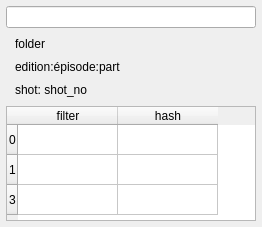
<?xml version="1.0" encoding="UTF-8"?>
<ui version="4.0">
 <class>MainWindow</class>
 <widget class="QMainWindow" name="MainWindow">
  <property name="geometry">
   <rect>
    <x>0</x>
    <y>0</y>
    <width>262</width>
    <height>227</height>
   </rect>
  </property>
  <property name="windowTitle">
   <string>MainWindow</string>
  </property>
  <widget class="QWidget" name="centralwidget">
   <layout class="QVBoxLayout" name="verticalLayout">
    <property name="spacing">
     <number>9</number>
    </property>
    <property name="leftMargin">
     <number>6</number>
    </property>
    <property name="topMargin">
     <number>6</number>
    </property>
    <property name="rightMargin">
     <number>6</number>
    </property>
    <property name="bottomMargin">
     <number>6</number>
    </property>
    <item>
     <widget class="QLineEdit" name="lineEdit_filename">
      <property name="sizePolicy">
       <sizepolicy hsizetype="Maximum" vsizetype="Fixed">
        <horstretch>0</horstretch>
        <verstretch>0</verstretch>
       </sizepolicy>
      </property>
      <property name="minimumSize">
       <size>
        <width>250</width>
        <height>0</height>
       </size>
      </property>
      <property name="dragEnabled">
       <bool>true</bool>
      </property>
      <property name="readOnly">
       <bool>true</bool>
      </property>
     </widget>
    </item>
    <item>
     <layout class="QVBoxLayout" name="verticalLayout_2">
      <property name="leftMargin">
       <number>9</number>
      </property>
      <property name="topMargin">
       <number>0</number>
      </property>
      <item>
       <widget class="QLabel" name="label_folder">
        <property name="frameShape">
         <enum>QFrame::NoFrame</enum>
        </property>
        <property name="text">
         <string>folder</string>
        </property>
       </widget>
      </item>
      <item>
       <widget class="QLabel" name="label_ed_ep_part">
        <property name="frameShape">
         <enum>QFrame::NoFrame</enum>
        </property>
        <property name="text">
         <string>edition:épisode:part</string>
        </property>
       </widget>
      </item>
      <item>
       <widget class="QLabel" name="label_shot_no">
        <property name="text">
         <string>shot: shot_no</string>
        </property>
       </widget>
      </item>
     </layout>
    </item>
    <item>
     <widget class="QTableWidget" name="tableWidget_filters">
      <property name="horizontalScrollBarPolicy">
       <enum>Qt::ScrollBarAlwaysOff</enum>
      </property>
      <property name="sizeAdjustPolicy">
       <enum>QAbstractScrollArea::AdjustToContents</enum>
      </property>
      <property name="editTriggers">
       <set>QAbstractItemView::NoEditTriggers</set>
      </property>
      <property name="dragDropMode">
       <enum>QAbstractItemView::DropOnly</enum>
      </property>
      <property name="selectionMode">
       <enum>QAbstractItemView::NoSelection</enum>
      </property>
      <property name="selectionBehavior">
       <enum>QAbstractItemView::SelectRows</enum>
      </property>
      <row>
       <property name="text">
        <string>0</string>
       </property>
      </row>
      <row>
       <property name="text">
        <string>1</string>
       </property>
      </row>
      <row>
       <property name="text">
        <string>3</string>
       </property>
      </row>
      <column>
       <property name="text">
        <string>filter</string>
       </property>
      </column>
      <column>
       <property name="text">
        <string>hash</string>
       </property>
      </column>
     </widget>
    </item>
   </layout>
  </widget>
 </widget>
 <resources/>
 <connections/>
</ui>
